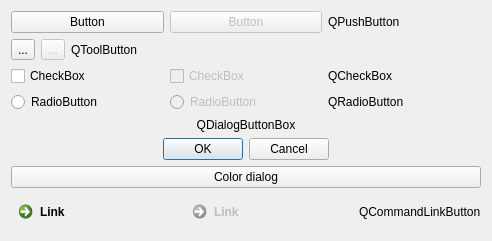
      <widget class="QWidget" name="tab">
       <attribute name="title">
        <string>Buttons</string>
       </attribute>
       <layout class="QGridLayout" name="gridLayout_4">
        <item row="0" column="0">
         <layout class="QVBoxLayout" name="verticalLayout_4">
          <item>
           <layout class="QHBoxLayout" name="horizontalLayout_5">
            <item>
             <widget class="QPushButton" name="pushButton">
              <property name="text">
               <string>Button</string>
              </property>
             </widget>
            </item>
            <item>
             <widget class="QPushButton" name="pushButton_3">
              <property name="enabled">
               <bool>false</bool>
              </property>
              <property name="text">
               <string>Button</string>
              </property>
             </widget>
            </item>
            <item>
             <widget class="QLabel" name="label">
              <property name="text">
               <string>QPushButton</string>
              </property>
             </widget>
            </item>
           </layout>
          </item>
          <item>
           <layout class="QHBoxLayout" name="horizontalLayout_21">
            <item>
             <widget class="QToolButton" name="toolButton">
              <property name="text">
               <string>...</string>
              </property>
             </widget>
            </item>
            <item>
             <widget class="QToolButton" name="toolButton_2">
              <property name="enabled">
               <bool>false</bool>
              </property>
              <property name="text">
               <string>...</string>
              </property>
             </widget>
            </item>
            <item>
             <widget class="QLabel" name="label_2">
              <property name="text">
               <string>QToolButton</string>
              </property>
             </widget>
            </item>
           </layout>
          </item>
          <item>
           <layout class="QHBoxLayout" name="horizontalLayout_22">
            <item>
             <widget class="QCheckBox" name="checkBox">
              <property name="text">
               <string>CheckBox</string>
              </property>
             </widget>
            </item>
            <item>
             <widget class="QCheckBox" name="checkBox_2">
              <property name="enabled">
               <bool>false</bool>
              </property>
              <property name="text">
               <string>CheckBox</string>
              </property>
             </widget>
            </item>
            <item>
             <widget class="QLabel" name="label_4">
              <property name="text">
               <string>QCheckBox</string>
              </property>
             </widget>
            </item>
           </layout>
          </item>
          <item>
           <layout class="QHBoxLayout" name="horizontalLayout_23">
            <item>
             <widget class="QRadioButton" name="radioButton">
              <property name="text">
               <string>RadioButton</string>
              </property>
             </widget>
            </item>
            <item>
             <widget class="QRadioButton" name="radioButton_2">
              <property name="enabled">
               <bool>false</bool>
              </property>
              <property name="text">
               <string>RadioButton</string>
              </property>
             </widget>
            </item>
            <item>
             <widget class="QLabel" name="label_3">
              <property name="text">
               <string>QRadioButton</string>
              </property>
             </widget>
            </item>
           </layout>
          </item>
          <item>
           <layout class="QVBoxLayout" name="verticalLayout_11">
            <item>
             <widget class="QLabel" name="label_6">
              <property name="text">
               <string>QDialogButtonBox</string>
              </property>
              <property name="textFormat">
               <enum>Qt::PlainText</enum>
              </property>
              <property name="alignment">
               <set>Qt::AlignCenter</set>
              </property>
             </widget>
            </item>
            <item>
             <widget class="QDialogButtonBox" name="buttonBox">
              <property name="standardButtons">
               <set>QDialogButtonBox::Cancel|QDialogButtonBox::Ok</set>
              </property>
              <property name="centerButtons">
               <bool>true</bool>
              </property>
             </widget>
            </item>
           </layout>
          </item>
          <item>
           <widget class="QPushButton" name="pushButton_2">
            <property name="text">
             <string>Color dialog</string>
            </property>
           </widget>
          </item>
          <item>
           <layout class="QHBoxLayout" name="horizontalLayout_24">
            <item>
             <widget class="QCommandLinkButton" name="commandLinkButton">
              <property name="maximumSize">
               <size>
                <width>16777215</width>
                <height>50</height>
               </size>
              </property>
              <property name="text">
               <string>Link</string>
              </property>
             </widget>
            </item>
            <item>
             <widget class="QCommandLinkButton" name="commandLinkButton_2">
              <property name="enabled">
               <bool>false</bool>
              </property>
              <property name="maximumSize">
               <size>
                <width>16777215</width>
                <height>50</height>
               </size>
              </property>
              <property name="text">
               <string>Link</string>
              </property>
             </widget>
            </item>
            <item>
             <widget class="QLabel" name="label_5">
              <property name="text">
               <string>QCommandLinkButton</string>
              </property>
             </widget>
            </item>
           </layout>
          </item>
         </layout>
        </item>
       </layout>
      </widget>
